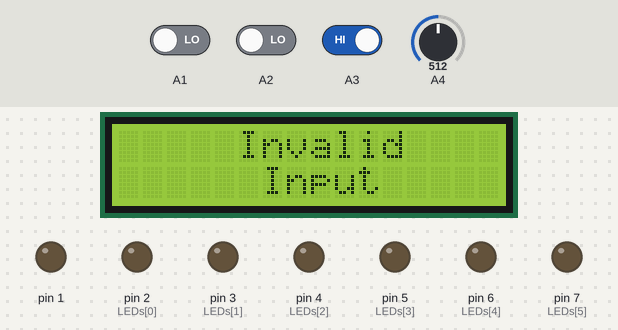
Simulated run of this sketch. Board: Arduino Uno, built with avr-gcc and run on an emulated ATmega328P. On the bench: 16×2 character LCD, output pins drawn as LEDs (lit = HIGH). Dashed ring = blinking. The inputs (shaded band) are chosen by the test bench; at power-on: A3 HIGH, A1 LOW, A2 LOW, A4 = 512.

Above: at 1.2 s.
1.3 s: A3 driven LOW
At 1.45 s:
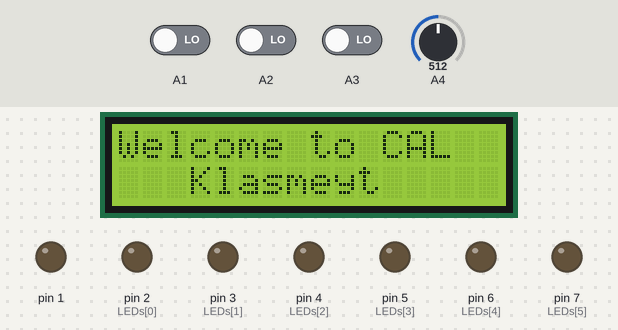
3.7 s: A1 driven HIGH
At 4.05 s:
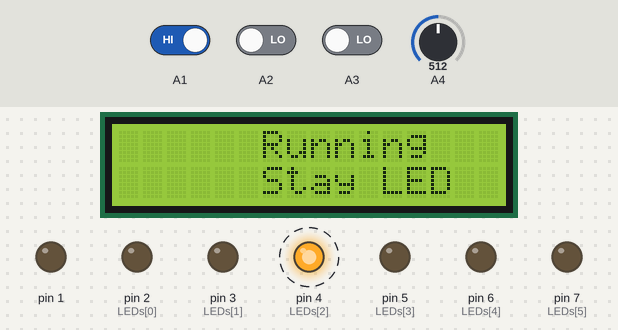
5.5 s: A2 driven HIGH
At 6.7 s:
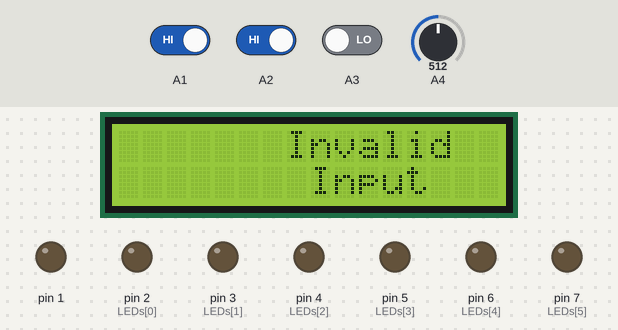
7.4 s: A1 driven LOW
At 7.8 s:
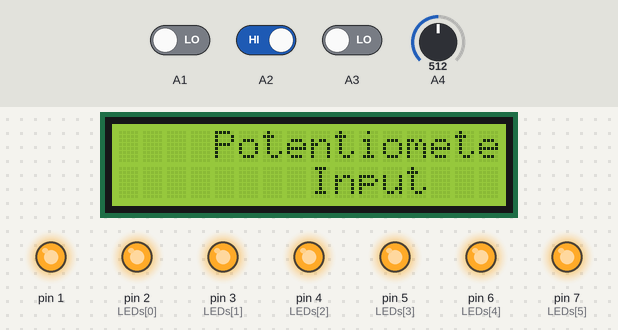
8.9 s: A2 driven LOW
At 9.05 s:
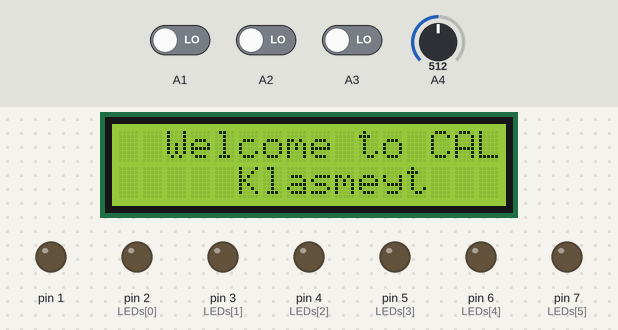
10.4 s: A3 driven HIGH
At 11.4 s:
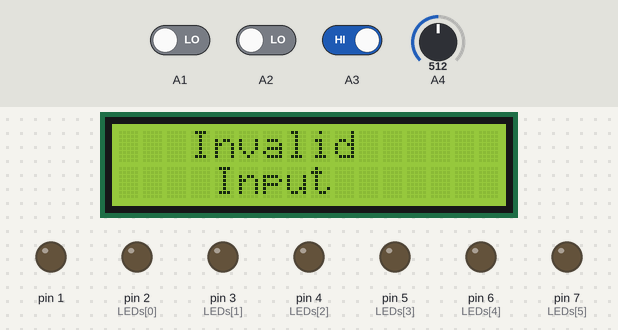
Timing chart, 0 to 12.9 s (numbered marks = the images above; inputs shaded):
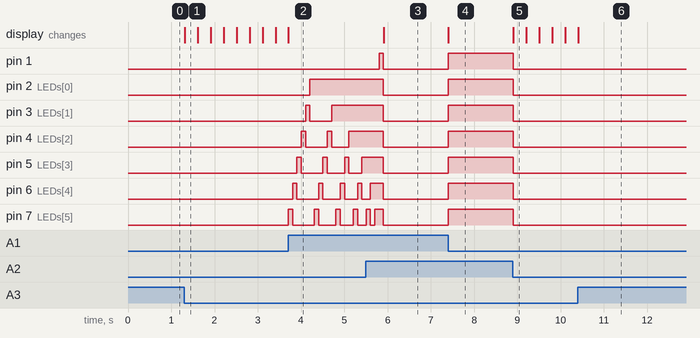

The sketch:

lab4.ino
```cpp
#include <LiquidCrystal.h>
int LEDs[] = {2,3,4,5,6,7}; // setup pins of leds
int lenled = sizeof(LEDs)/sizeof(LEDs[0]); // length of leds
int mid = lenled/2; // mid elem of lenled

LiquidCrystal lcd(8, 9, 10, 11, 12, 13); // setup pins of lcd

void setup()
{
  // init of inputs
  pinMode(A1, INPUT);
  pinMode(A2, INPUT);
  pinMode(A3, INPUT);
  pinMode(A4, INPUT);

  for(int i = 0; i <= lenled; i++){ //init of outputs
    pinMode(LEDs[i], OUTPUT);
  }

  lcd.begin(16,2); // setup lcd
}

void loop() {
  // read inputs
  int a1 = digitalRead(A1);
  int a2 = digitalRead(A2);
  int a3 = digitalRead(A3);

  if (a3 == 0 && a2 == 0 && a1 == 0){
    turnoff();
  	welcome();
  }

  else if (a3 == 0 && a2 == 0 && a1 == 1){
    mode1();
  }

  else if (a3 == 0 && a2 == 1 && a1 == 0){
    pmeter();
  }

  else{
    turnoff();
  	lcd.setCursor(0,0);
    lcd.print("     Invalid    ");
    lcd.setCursor(0,1);
    lcd.print("      Input     ");
  }
}

void turnoff(){
  for (int i=0; i <= lenled; i++) // iterates all over LEDs[] and make it LOW
  {
    digitalWrite(LEDs[i], LOW);
  }
}

void welcome(){ // shows a welcoming statement on the LCD
    lcd.scrollDisplayLeft(); // scroll one position left:
    lcd.setCursor(0,0);
    lcd.print(" Welcome to CAL ");
    lcd.setCursor(0,1);
    lcd.print("    Klasmeyt    ");
}

void mode1() // running but add 1 led pattern
{
  // shows "running" on the LCD display
  lcd.setCursor(0,0);
  lcd.print("    Running    ");
  lcd.setCursor(0,1);
  lcd.print("    Stay LED   ");
  //

  for (int onLed = 0; onLed <= lenled; onLed++) // nested for loop for the onLed (if 0 <= lenled)
  {
    for (int i=lenled-1; i >= onLed+1; i--) // loop for running towards the onLed
      {
        digitalWrite(LEDs[i], HIGH);
        delay(100);
        digitalWrite(LEDs[i], LOW);
      }
  digitalWrite(LEDs[onLed], HIGH);
  delay(100);
  }
  turnoff();  // turn off function to simultaneously turn off the lights after the loop (no delays)
}

void pmeter(){
  int a4 = analogRead(A4);
  lcd.setCursor(0,0);
  lcd.print("  Potentiometer  ");
  lcd.setCursor(0,1);
  lcd.print("      Input      ");

  for (int l=0,r=lenled; l<mid, r>mid-1; l++, r--){
    digitalWrite(LEDs[l], a4/4);
    digitalWrite(LEDs[r], (1023-a4)/4);
  }
}
```

Measured:
- after the input at 1.3 s, the display: changes at once (image 1)
- after the input at 3.7 s, pin 2 (LEDs[0]): LOW → HIGH after 0.51 s; pin 3 (LEDs[1]): LOW → HIGH after 0.41 s, → LOW 0.10 s later, → HIGH 0.50 s later
- after the input at 5.5 s, pin 2 (LEDs[0]), pin 3 (LEDs[1]), pin 4 (LEDs[2]), pin 5 (LEDs[3]), pin 6 (LEDs[4]): goes on until 5.9 s, then stays LOW; the display: changes after 0.41 s (image 3)
- after the input at 7.4 s, pin 1, pin 2 (LEDs[0]), pin 3 (LEDs[1]), pin 4 (LEDs[2]), pin 5 (LEDs[3]), pin 6 (LEDs[4]), pin 7 (LEDs[5]): LOW → HIGH at once; the display: changes at once (image 4)
- after the input at 8.9 s, pin 1, pin 2 (LEDs[0]), pin 3 (LEDs[1]), pin 4 (LEDs[2]), pin 5 (LEDs[3]), pin 6 (LEDs[4]), pin 7 (LEDs[5]): HIGH → LOW at once; the display: changes at once (image 5)
- after the input at 10.4 s, the display: changes at once (image 6)
